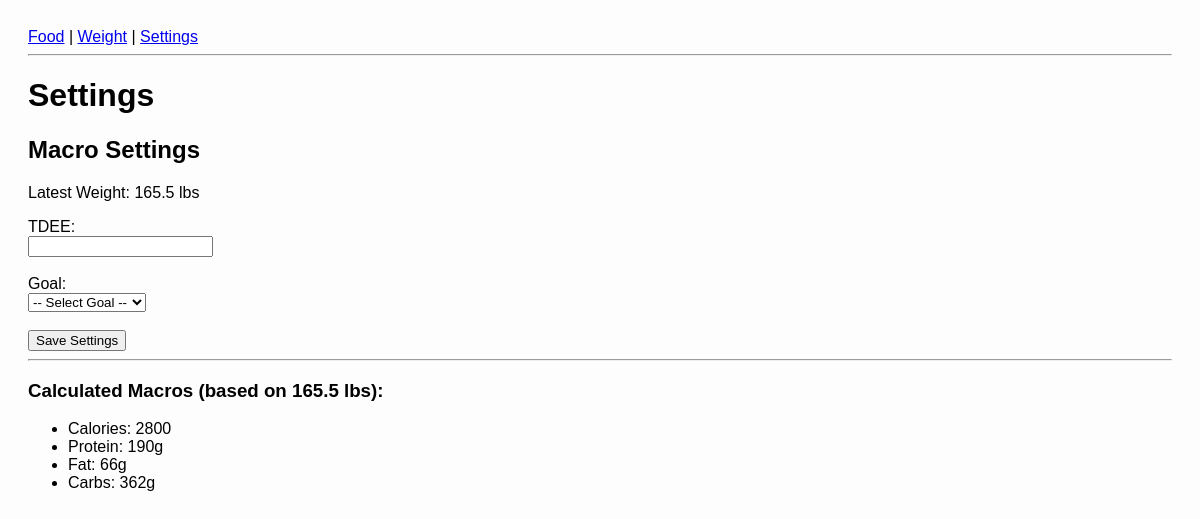
The app's page /settings, older data.
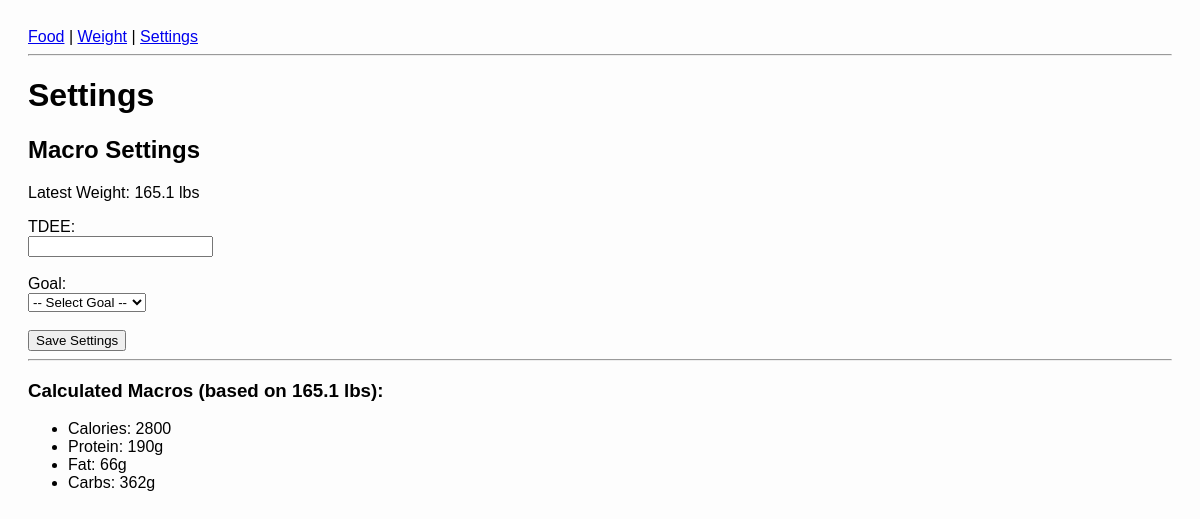
The same page, newer data.
### tables this page shows
CREATE TABLE weight_logs (
    id INTEGER PRIMARY KEY AUTOINCREMENT,
    date TEXT,
    time_of_day TEXT CHECK(time_of_day IN ('morning', 'night')),
    weight REAL
);

CREATE TABLE tdee_settings (
    id INTEGER PRIMARY KEY AUTOINCREMENT,
    tdee INTEGER,
    goal TEXT,
    last_updated TIMESTAMP
);

### main.py (the view, shortened to what this page needs)
@app.route("/settings", methods=["GET", "POST"])
def settings():
    macros = {}
    latest_weight = get_latest_weight()
    tdee = goal = None
    with sqlite3.connect(DB_NAME) as conn:
        cur = conn.cursor()
        cur.execute("SELECT tdee, goal FROM tdee_settings ORDER BY last_updated DESC LIMIT 1")
        row = cur.fetchone()
        if row:
            tdee, goal = row
    if latest_weight:
        macros["weight"] = latest_weight
    if tdee and goal and latest_weight:
        protein = round(latest_weight * PROTEIN_MULTIPLIERS[goal])
        fat = round(latest_weight * FAT_MULTIPLIERS[goal])
        carbs = round((int(tdee) - (protein * 4 + fat * 9)) / 4)
        macros.update({
            "protein": protein,
            "fat": fat,
            "carbs": carbs,
            "tdee": tdee,
            "goal": goal
        })
    return render_template("settings.html", title="Settings", macros=macros)

### main.py (called while the page is built)
def init_db():
    if not os.path.exists(DB_NAME):
        with sqlite3.connect(DB_NAME) as conn:
            with open("schema.sql", "r") as f:
                conn.executescript(f.read())

@app.before_request
def before_request():
    init_db()

def get_latest_weight():
    with sqlite3.connect(DB_NAME) as conn:
        cur = conn.cursor()
        cur.execute("""
            SELECT weight FROM weight_logs
            ORDER BY date DESC,
                     CASE time_of_day
                         WHEN 'morning' THEN 1
                         WHEN 'night' THEN 0
                         ELSE 2
                     END
            LIMIT 1
        """)
        row = cur.fetchone()
        return row[0] if row else None

### templates/settings.html (shortened to what this page needs)
{% extends "base.html" %}
{% block content %}
<h2>Macro Settings</h2>
<p>Latest Weight: {% if macros.weight %}{{ macros.weight }} lbs{% else %}Not found{% endif %}</p>
<form method="POST">
    <label>TDEE:</label><br>
    <input type="number" name="tdee" required><br><br>
    <label>Goal:</label><br>
    <select name="goal" required>
        <option value="">-- Select Goal --</option>
    </select><br><br>
    <button type="submit">Save Settings</button>
</form>
{% if macros %}
<hr>
<h3>Calculated Macros (based on {{ macros.weight }} lbs):</h3>
<ul>
    <li>Calories: {{ macros.tdee }}</li>
    <li>Protein: {{ macros.protein }}g</li>
    <li>Fat: {{ macros.fat }}g</li>
    <li>Carbs: {{ macros.carbs }}g</li>
</ul>
{% elif macros == {} %}
<p style="color: gray">Enter your TDEE and goal. You must also have a weight logged.</p>
{% endif %}
{% endblock %}

### templates/base.html (shortened to what this page needs)
<!DOCTYPE html>
<html lang="en">
<head>
    <link rel="stylesheet" href="{{ url_for('static', filename='style.css') }}">
</head>
<body>
    <nav>
        <a href="/food">Food</a> |
        <a href="/weight">Weight</a> |
        <a href="/settings">Settings</a>
    </nav>
    <hr>
    <h1>{{ title }}</h1>
    {% block content %}{% endblock %}
</body>
</html>

### static/style.css (style rules this page uses)
body { font-family: sans-serif; padding: 20px; background-color: #fdfdfd; }

Row changes from the older to the newer data that the page shows:
removed weight_logs: weight "165.5"
added weight_logs: weight "165.1"
